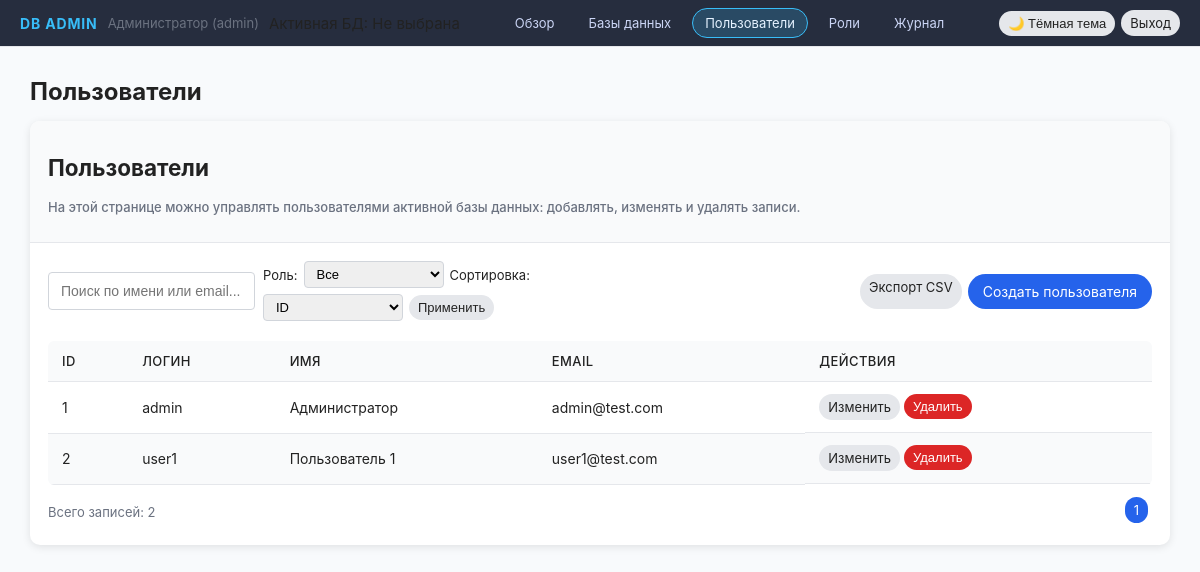
The app's page /users (signed in) with its own data.
### tables this page shows
CREATE TABLE users (
            id INTEGER PRIMARY KEY AUTOINCREMENT,
            username TEXT NOT NULL UNIQUE,
            password TEXT NOT NULL,
            name TEXT NOT NULL,
            email TEXT NOT NULL UNIQUE
        );

### app.py (the view, shortened to what this page needs)
@app.route("/users")
@login_required
def users_list():
    page = request.args.get("page", 1, type=int)
    sort = request.args.get("sort", "id")
    role_filter = request.args.get("role", "all")
    sort_map = {
        "id": "users.id",
        "name": "users.name",
        "email": "users.email",
    }
    sort_column = sort_map.get(sort, "users.id")
    base_query = """
        SELECT users.id, users.username, users.name, users.email
        FROM users
    """
    filters = []
    params = []
    where_clause = " WHERE " + " AND ".join(filters) if filters else ""
    con = get_db_connection()
    total_query = "SELECT COUNT(DISTINCT users.id) FROM users"
    if role_filter != "all":
        total_query += " JOIN user_roles ur ON ur.user_id = users.id JOIN roles r ON r.id = ur.role_id"
        total_query += " WHERE " + " AND ".join(filters)
    total = con.execute(total_query, params).fetchone()[0]
    limit_offset = f" ORDER BY {sort_column} LIMIT ? OFFSET ?"
    users = con.execute(
        base_query + where_clause + limit_offset,
        params + [USERS_PER_PAGE, (page - 1) * USERS_PER_PAGE],
    ).fetchall()
    roles = con.execute("SELECT * FROM roles ORDER BY id").fetchall()
    con.close()
    total_pages = max(1, (total + USERS_PER_PAGE - 1) // USERS_PER_PAGE) if total else 1
    return render_template(
        "users_list.html",
        users=users,
        page=page,
        total_pages=total_pages,
        total=total,
        sort=sort,
        role_filter=role_filter,
        roles=roles,
    )

### app.py (called while the page is built)
@app.context_processor
def inject_current_conn_name():
    return {'current_conn_name': get_current_connection_name()}

def get_admin_db_connection():
    con = sqlite3.connect(ADMIN_DB_PATH)
    con.execute("PRAGMA foreign_keys = ON")
    con.row_factory = sqlite3.Row
    return con

def get_current_db_path():
    connection_id = session.get("current_connection_id")
    if not connection_id:
        con = get_admin_db_connection()
        conn = con.execute("SELECT db_path FROM connections ORDER BY id LIMIT 1").fetchone()
        con.close()
        return conn["db_path"] if conn else DB_PATH
    con = get_admin_db_connection()
    conn = con.execute("SELECT db_path FROM connections WHERE id = ?", (connection_id,)).fetchone()
    con.close()
    return conn["db_path"] if conn else DB_PATH

def get_current_connection_name():
    connection_id = session.get("current_connection_id")
    if not connection_id:
        return "Не выбрана"
    con = get_admin_db_connection()
    conn = con.execute("SELECT name FROM connections WHERE id = ?", (connection_id,)).fetchone()
    con.close()
    return conn["name"] if conn else "Неизвестная"

def get_db_connection():
    current_path = get_current_db_path()
    con = sqlite3.connect(current_path)
    con.execute("PRAGMA foreign_keys = ON")
    con.row_factory = sqlite3.Row
    return con

def login_required(func):
    @wraps(func)
    def wrapper(*args, **kwargs):
        if not session.get("admin_logged_in"):
            flash("Необходимо войти как администратор", "error")
            return redirect(url_for("login"))
        return func(*args, **kwargs)
    return wrapper

### templates/users_list.html (shortened to what this page needs)
{% extends "base.html" %}
{% block page_title %}Пользователи{% endblock %}
{% block content %}
<div class="card">
  <div class="card__header">
    <h2>Пользователи</h2>
    <p class="text-muted">На этой странице можно управлять пользователями активной базы данных: добавлять, изменять и удалять записи.</p>
  </div>
  <div class="card__body">
    <div class="toolbar toolbar--row">
      <div class="toolbar__left">
        <div class="toolbar__search">
          <input
            type="text"
            id="user-search"
            class="input"
            placeholder="Поиск по имени или email..."
            data-table-id="users-table"
          >
        </div>
        <form method="get" class="toolbar__filters">
          <label class="label label-inline">Роль:</label>
          <select name="role" class="input input--sm">
            <option value="all" {% if role_filter == 'all' %}selected{% endif %}>Все</option>
          </select>
          <label class="label label-inline">Сортировка:</label>
          <select name="sort" class="input input--sm">
            <option value="id" {% if sort == 'id' %}selected{% endif %}>ID</option>
          </select>
          <button type="submit" class="btn btn-sm">Применить</button>
        </form>
      </div>
      <div class="toolbar__right">
        {% if 'admin' in session.roles %}
          <a class="btn btn-sm" href="{{ url_for('users_export_csv') }}" title="Создать копию списка пользователей в формате CSV">Экспорт CSV</a>
          <a class="btn btn-primary" href="{{ url_for('user_create') }}" title="Добавить нового пользователя в активную базу данных">Создать пользователя</a>
        {% endif %}
      </div>
    </div>
    <div class="table-wrapper">
      <table id="users-table" class="table">
        <thead>
          <tr>
            <th>ID</th>
            <th>Логин</th>
            <th>Имя</th>
            <th>Email</th>
            <th>Действия</th>
          </tr>
        </thead>
        <tbody>
        {% for u in users %}
          <tr>
            <td>{{ u.id }}</td>
            <td>{{ u.username }}</td>
            <td>{{ u.name }}</td>
            <td>{{ u.email }}</td>
            <td class="actions">
              {% if 'admin' in session.roles %}
                <a class="btn btn-sm" href="{{ url_for('user_edit', user_id=u.id) }}" title="Изменить данные пользователя">Изменить</a>
                <form
                  action="{{ url_for('user_delete', user_id=u.id) }}"
                  method="post"
                  style="display:inline;"
                  onsubmit="return confirm('Удалить пользователя?');"
                >
                  <button type="submit" class="btn btn-sm btn-danger" title="Удалить пользователя из базы данных">Удалить</button>
                </form>
              {% else %}
                <span class="text-muted">только просмотр</span>
              {% endif %}
            </td>
          </tr>
        {% endfor %}
        </tbody>
      </table>
    </div>
    <div class="pagination">
      <span class="pagination__info">
        Всего записей: {{ total }}
      </span>
      <div class="pagination__controls">
        {% for p in range(1, total_pages + 1) %}
          {% if p == page %}
            <span class="btn btn-sm btn-primary pagination__page--current">{{ p }}</span>
          {% else %}
            <a class="btn btn-sm" href="{{ url_for('users_list', page=p, sort=sort, role=role_filter) }}" title="Перейти к странице {{ p }}">{{ p }}</a>
          {% endif %}
        {% endfor %}
      </div>
    </div>
  </div>
</div>
{% endblock %}

### templates/base.html (shortened to what this page needs)
<!doctype html>
<html lang="ru">
<head>
  <link rel="stylesheet" href="{{ url_for('static', filename='style.css') }}">
</head>
<body data-theme="light">
  <header class="topbar">
    <div class="topbar__left">
      <span class="topbar__logo">DB Admin</span>
      {% if session.admin_logged_in %}
        <span class="topbar__user">
          {{ session.admin_name }} ({{ session.admin_username }})
        </span>
        <span class="topbar__db">
        </span>
      {% endif %}
    </div>
    <nav class="topbar__nav">
      {% if session.admin_logged_in %}
        <a href="{{ url_for('dashboard') }}"
           class="topbar__link {% if request.endpoint == 'dashboard' %}topbar__link--active{% endif %}">
          Обзор
        </a>
        <a href="{{ url_for('databases_list') }}"
           class="topbar__link {% if request.endpoint == 'databases_list' %}topbar__link--active{% endif %}">
          Базы данных
        </a>
        <a href="{{ url_for('users_list') }}"
           class="topbar__link {% if request.endpoint == 'users_list' %}topbar__link--active{% endif %}">
          Пользователи
        </a>
        {% if 'admin' in session.roles %}
          <a href="{{ url_for('user_roles_manage') }}"
             class="topbar__link {% if request.endpoint == 'user_roles_manage' %}topbar__link--active{% endif %}">
            Роли
          </a>
          <a href="{{ url_for('audit_log_view') }}"
             class="topbar__link {% if request.endpoint == 'audit_log_view' %}topbar__link--active{% endif %}">
            Журнал
          </a>
        {% endif %}
      {% endif %}
    </nav>
    <div class="topbar__right">
      <button id="theme-toggle" class="btn btn-sm" type="button">
      </button>
      {% if session.admin_logged_in %}
        <a href="{{ url_for('logout') }}" class="btn btn-sm">Выход</a>
      {% else %}
        <a href="{{ url_for('login') }}" class="btn btn-sm">Вход</a>
      {% endif %}
    </div>
  </header>
  <main class="content content--wide">
    <header class="content__header">
      <h1 class="content__title">
        {% block page_title %}Панель администрирования{% endblock %}
      </h1>
    </header>
    <section class="content__body">
      {% block content %}{% endblock %}
    </section>
  </main>
</body>
</html>

### records on screen
users: admin_name "Администратор", id "1", username "admin", name "Администратор", email "admin@test.com"
users: id "2", username "user1", name "Пользователь 1", email "user1@test.com"

### other values on screen
{{ session.admin_username }} "admin"
{{ total }} "2"
{{ p }} "1"
